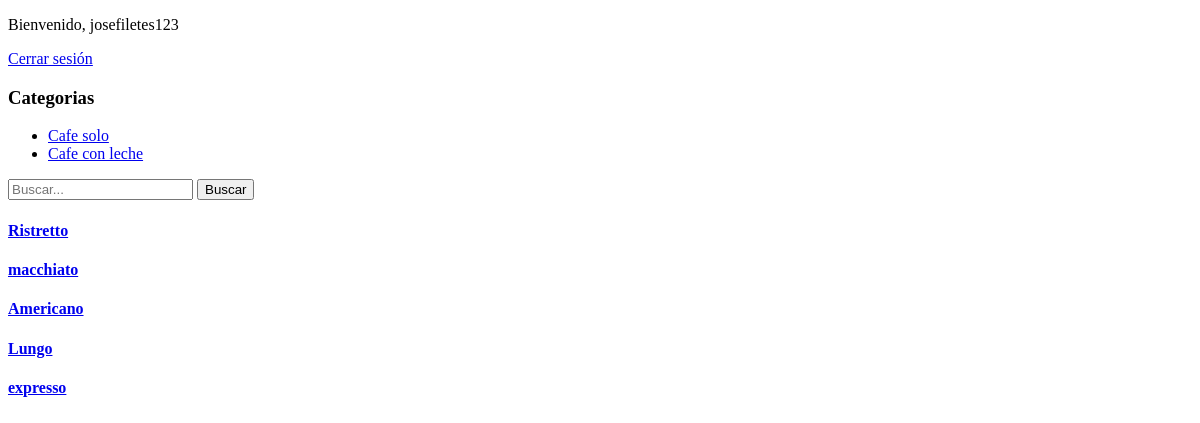
The app's page /paginaCompras/ (signed in), older data.
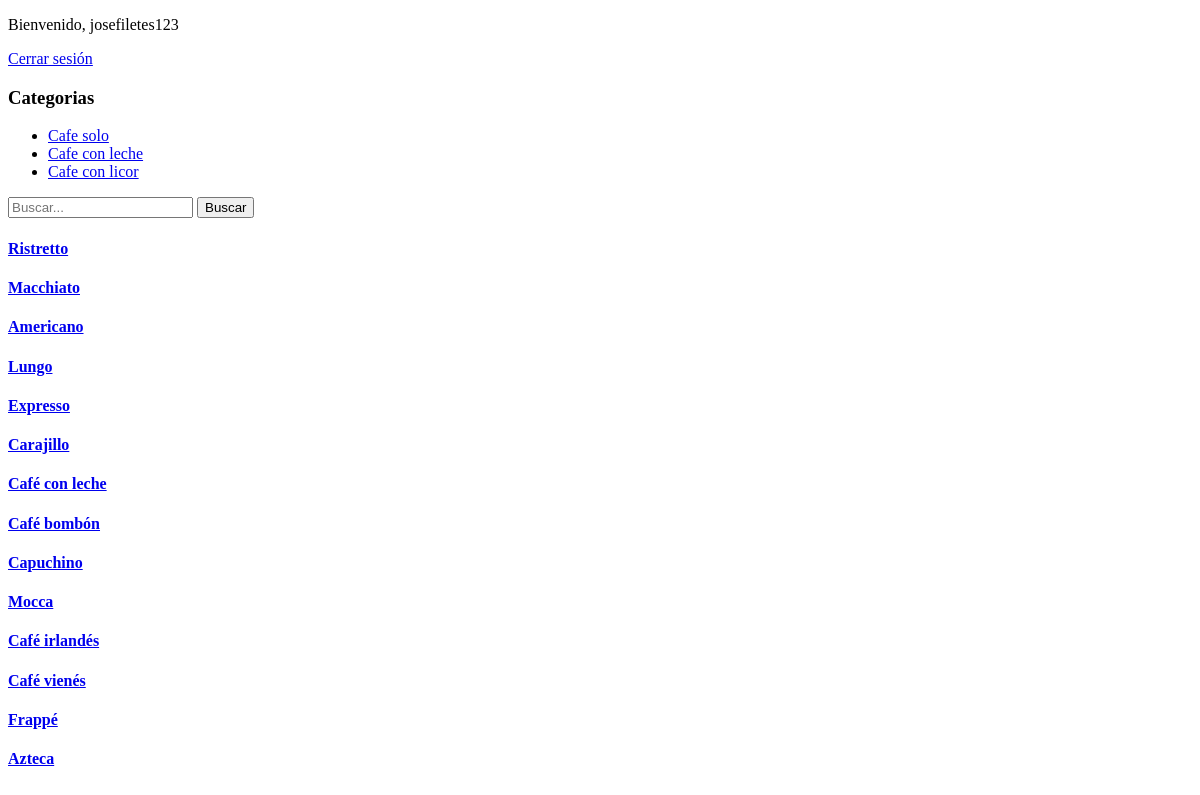
The same page, newer data.
### paginaCompras/models.py (models this page shows, shortened)
class Producto(models.Model):
    nombre = models.CharField(max_length=100)
    descripcion = models.TextField()
    categoria = models.TextField(default='Sin categoria')
    precio = models.DecimalField(max_digits=8, decimal_places=2)
    imagen = models.ImageField(upload_to='productos/')
    disponible = models.BooleanField(default=True)
    fecha_creacion = models.DateTimeField(auto_now_add=True)

### paginaCompras/views.py (the view)
# urls.py: path("", views.home, name="home"),
def home(request):
    username = request.user.username
    productos = Producto.objects.all()
    categorias = Producto.objects.values('categoria').distinct()
    context = {
        'productos': productos,
        'categorias': categorias,
        'username': username,
    }
    return render(request, 'Paginacompras/home.html', context)

### paginaCompras/templates/paginaCompras/home.html (shortened to what this page needs)
<!DOCTYPE html>
<html lang="en">
<head>
</head>
<body>
{% if user.is_authenticated %}
    <p>Bienvenido, {{ user.username }}</p>
    <a href="{% url 'logout' %}">Cerrar sesión</a>
<h3>Categorias</h3>
<ul>
    {% for categoria in categorias %}
        <li><a href="{% url 'productos_por_categoria' categoria.categoria %}">{{ categoria.categoria }}</a></li>
    {% endfor %}
</ul>
<form method="GET" action="{% url 'buscar' %}">
    <input type="text" name="q" placeholder="Buscar...">
    <button type="submit">Buscar</button>
</form>
{% for producto in productos %}
    <a href="{% url 'detail' producto.id %}"><h4>{{ producto.nombre }}</h4></a>
{% endfor %}
{% else %}
    <p>Bienvenido, registrese o acceda para ver nuestros distintos cafes</p>
<a href="{% url 'login' %}">Acceder</a>
<a href="{% url 'registro' %}">Registrarse</a>
{% endif %}
</body>
</html>

Row changes from the older to the newer data that the page shows:
changed Producto: nombre "macchiato" → "Macchiato"
changed Producto: nombre "expresso" → "Expresso"
added Producto: nombre "Carajillo"
added Producto: nombre "Café con leche"
added Producto: nombre "Café bombón"
added Producto: nombre "Capuchino"
added Producto: nombre "Mocca"
added Producto: nombre "Café irlandés"
added Producto: nombre "Café vienés"
added Producto: nombre "Frappé"
added Producto: nombre "Azteca"
Text that changed along with them:
new list line: "Cafe con licor"
